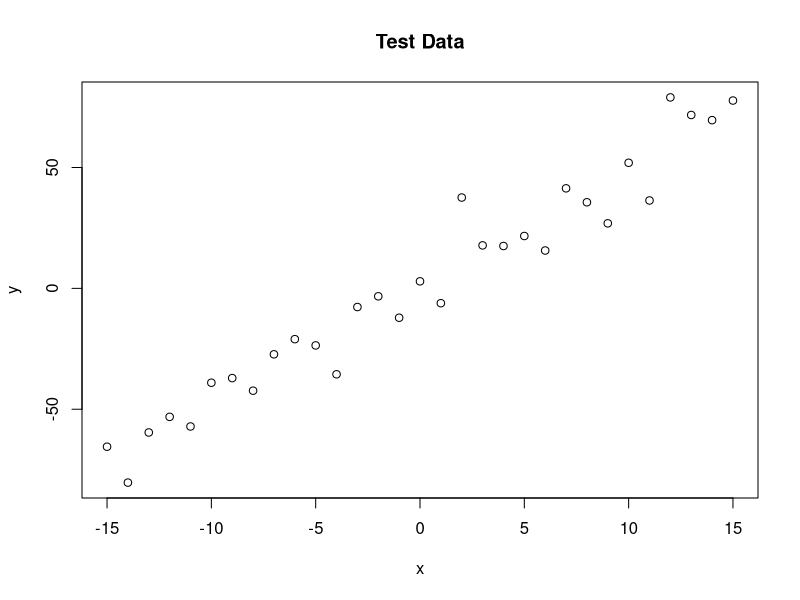
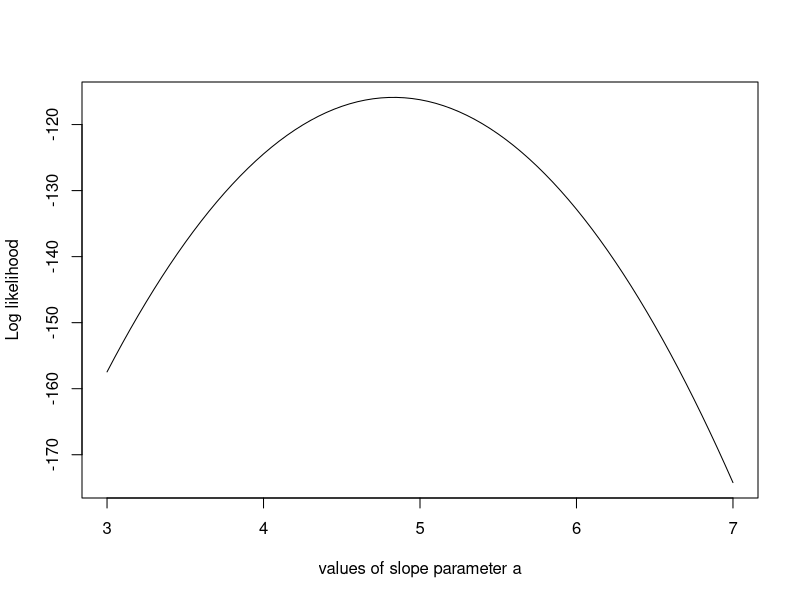
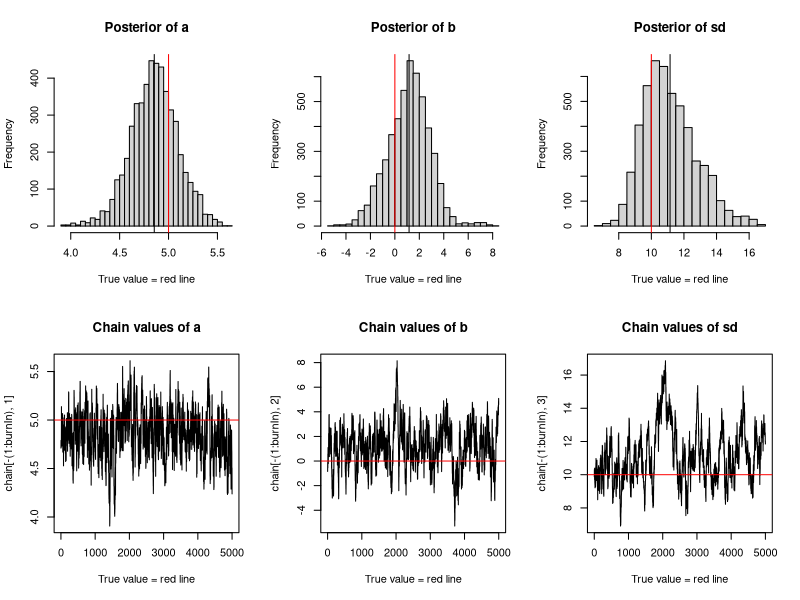

Source code (R) for these figures, in order:
# Creating test data
trueA <- 5
trueB <- 0
trueSd <- 10
sampleSize <- 31

# create independent x-values 
x <- (-(sampleSize - 1) / 2): ((sampleSize - 1) / 2)
# create dependent values according to ax + b + N(0,sd)
y <-  trueA * x + trueB + rnorm(n = sampleSize, mean = 0, sd = trueSd)

plot(x, y, main = "Test Data")

# This part is just producing the test data under certain conditions. They initially set the x values
# around 0, and produce y values with a variance added to it.

######################################################################
likelihood <- function(param){
  a = param[1]
  b = param[2]
  sd = param[3]
 # save each parameter in the linear model as a vector
  
  pred = a * x + b
  singlelikelihoods = dnorm(y, mean = pred, sd = sd, log = T)
  #define the likelihood function of the model(using the log form)
  sumll = sum(singlelikelihoods)
  #compute the value of likelihood function
  return (sumll)   
}

# Example: plot the likelihood profile of the slope a
slopevalues <- function(x) { return (likelihood(c(x, trueB, trueSd)))}
# Define the function to compute the value of likelihood function as the slope changes, while intercept and variance are set
# to the true value.
slopelikelihoods <- lapply(seq(3, 7, by = .05), slopevalues)
# Give values to the slope and run the function.
plot(seq(3, 7, by = .05), slopelikelihoods, type = "l", xlab = "values of slope parameter a", ylab = "Log likelihood")
# Make the plot between the value of likelihood function and the slope a. The larger the value, 
# the more likely the slope is.

######################################################################
# Prior distribution
prior <- function(param){
  a = param[1]
  b = param[2]
  sd = param[3]
  #name the original value of each parameter
  aprior = dunif(a, min = 0, max = 10, log = T)
  #use uniform distributon to describe prior slope
  bprior = dnorm(b, sd = 5, log = T)
  #use normal distribution to describe prior intercept
  sdprior = dunif(sd, min = 0, max = 30, log = T)
  #use uniform distributon to describe prior variance
  return(aprior + bprior + sdprior)
  #compute the value of likelihood function with prior distribution
}



######################################################################

# Posterior distribution
posterior <- function(param){
  return (likelihood(param) + prior(param))
  #compute the value of likelihood function for posterior distribution
}

######################################################################

######## Metropolis algorithm ################ 

## Starting at a random parameter value
## Choosing a new parameter value close to the old value based on some probability density that is called the proposal function
## Jumping to this new point with a probability p(new)/p(old), where p is the target function, and p>1 means jumping as well
proposalfunction <- function(param){
  return(rnorm(3,mean = param, sd= c(0.1,0.5,0.3)))
}
  # define the proposal function which produce the next value of iteration based only on the current value
run_metropolis_MCMC <- function(startvalue, iterations){
  chain = array(dim = c(iterations+1,3))
  # create the array which saves the value of each iteration later
  chain[1,] = startvalue
  # save the start value in the first row of the array
  for (i in 1:iterations){
    proposal = proposalfunction(chain[i,])
  # choose a new parameter value close to the old value based on the proposal function defined above 
    probab = exp(posterior(proposal) - posterior(chain[i,]))
  # calculate the probability of accepting the new value
    if (runif(1) < probab){
      chain[i+1,] = proposal
    }else{
      chain[i+1,] = chain[i,]
    }
  # decide whether to choose the new value or still be the old value 
  }
  return(chain)
}

startvalue = c(4,0,10)
# determine the start value
chain = run_metropolis_MCMC(startvalue, 10000)
# set the number of iterations to be 10000, and save the result of all iterations in the array called "chain"

burnIn = 5000
acceptance = 1-mean(duplicated(chain[-(1:burnIn),]))
# discard the initial iterations thet may be influenced by start values, and compute the acceptance rate
######################################################################
### Summary: ## #####################

par(mfrow = c(2,3))
hist(chain[-(1:burnIn),1],nclass=30, , main="Posterior of a", xlab="True value = red line" )
abline(v = mean(chain[-(1:burnIn),1]))
# plot the posterior distribution of a
abline(v = trueA, col="red" )
# true value of a
hist(chain[-(1:burnIn),2],nclass=30, main="Posterior of b", xlab="True value = red line")
abline(v = mean(chain[-(1:burnIn),2]))
# plot the posterior distribution of b
abline(v = trueB, col="red" )
# true value of b
hist(chain[-(1:burnIn),3],nclass=30, main="Posterior of sd", xlab="True value = red line")
abline(v = mean(chain[-(1:burnIn),3]) )
# plot the posterior distribution of sd
abline(v = trueSd, col="red" )
# true value of sd
plot(chain[-(1:burnIn),1], type = "l", xlab="True value = red line" , main = "Chain values of a", )
abline(h = trueA, col="red" )
plot(chain[-(1:burnIn),2], type = "l", xlab="True value = red line" , main = "Chain values of b", )
abline(h = trueB, col="red" )
plot(chain[-(1:burnIn),3], type = "l", xlab="True value = red line" , main = "Chain values of sd", )
abline(h = trueSd, col="red")
# compare the sample values and true values of a, b, and sd in 5000~10000th iterations

# for comparison:
summary(lm(y~x))
# compare the result of iterations to the linear model